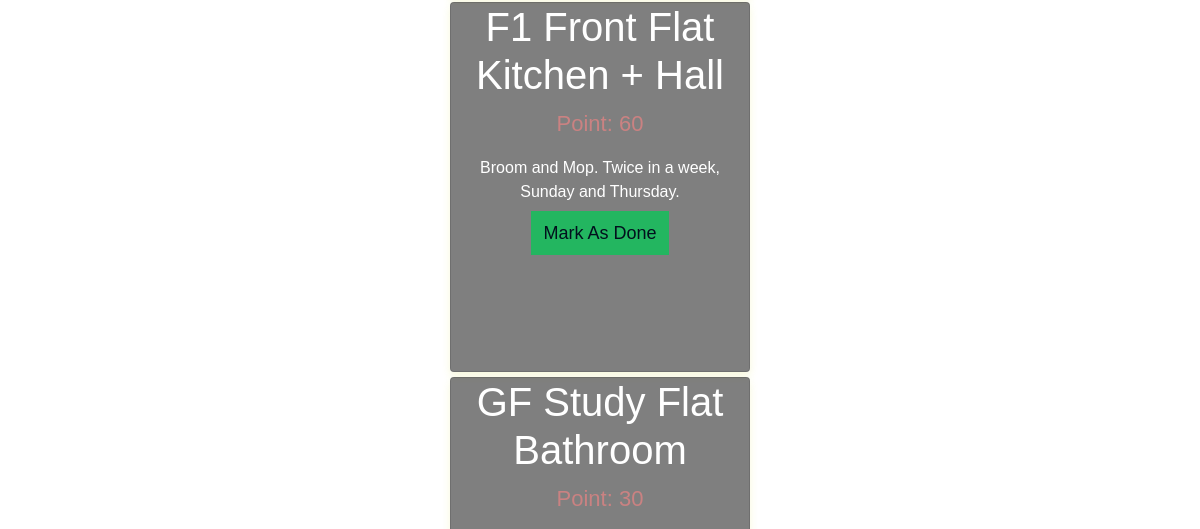
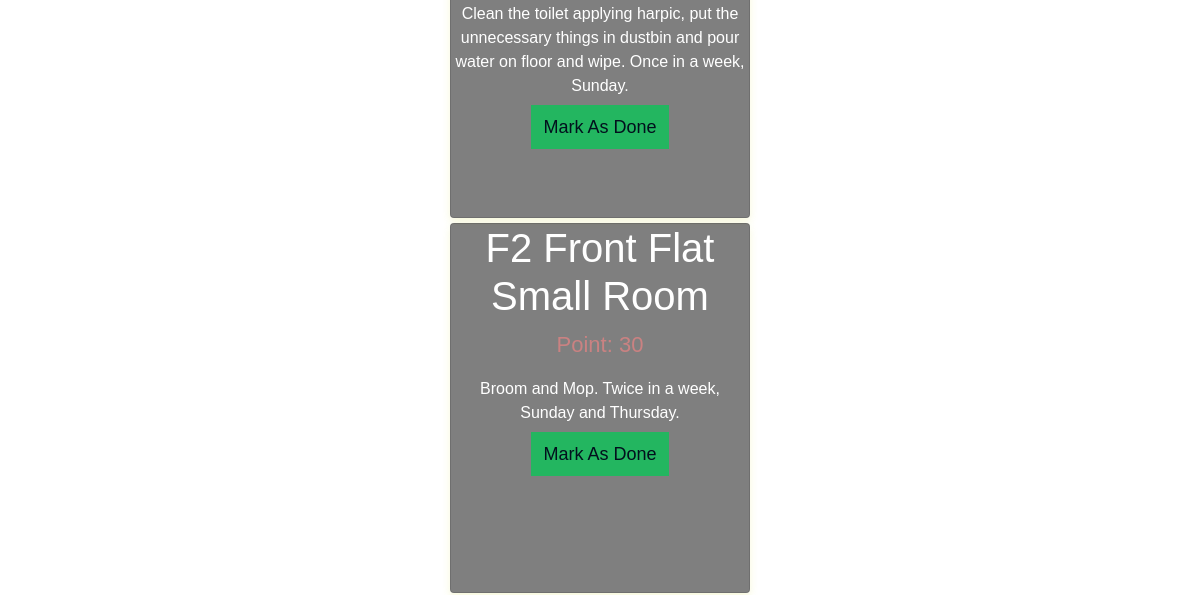
/user/4/services/ (middle part), run on an earlier commit of the app's database (2 pictures, top to bottom).
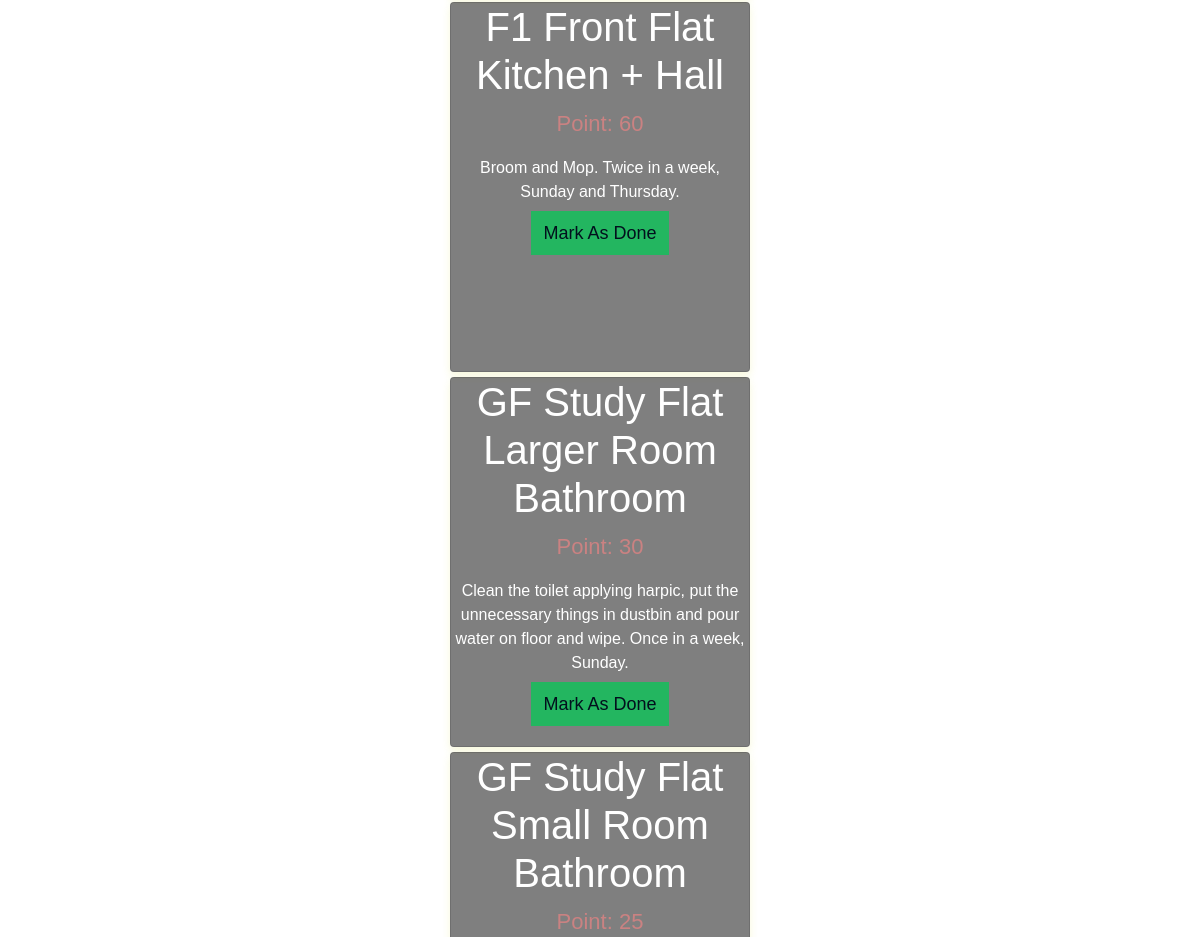
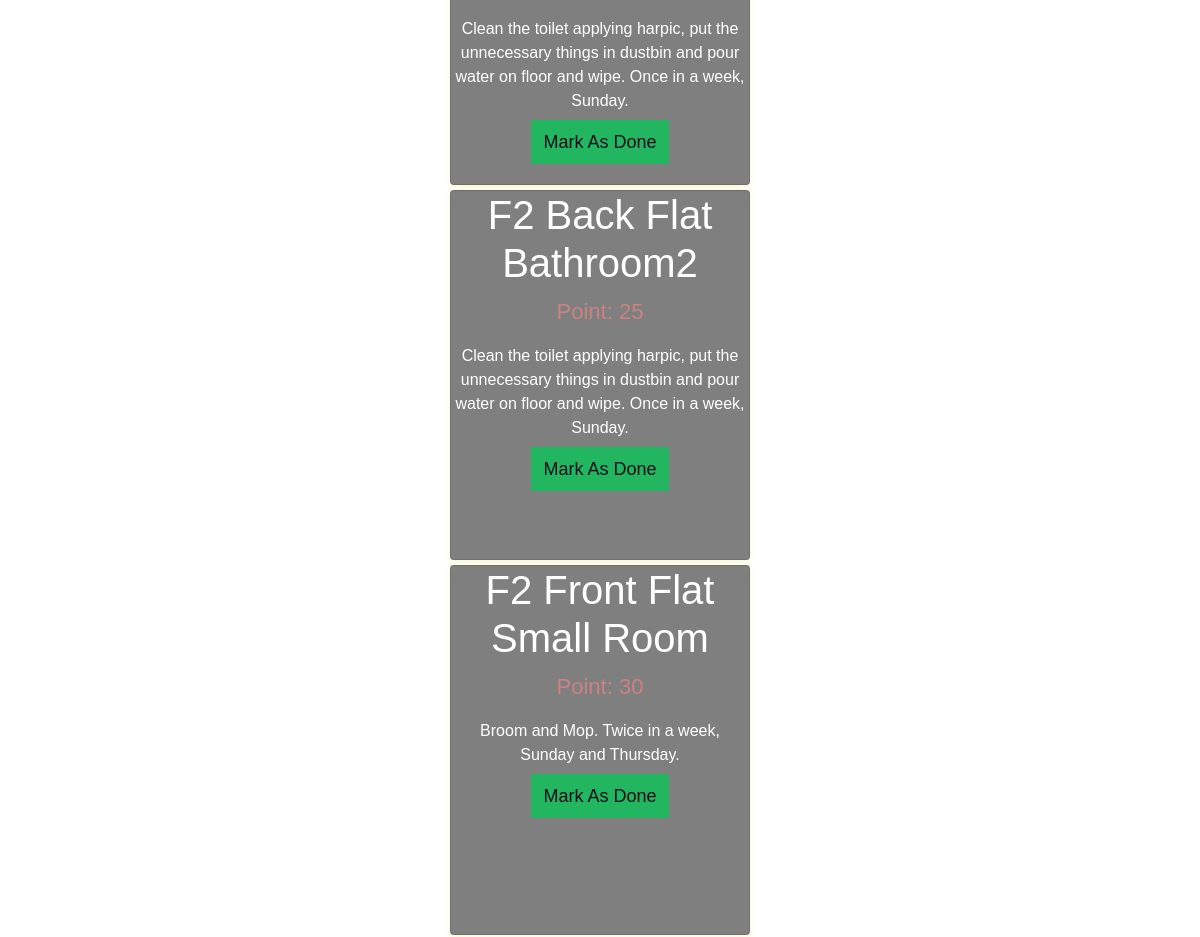
And on a later commit of the database (2 pictures, top to bottom).
### clean/models.py (models this page shows, shortened)
class Service(models.Model):
    name = models.CharField(max_length=100)
    description = models.CharField(max_length=500,default='hare krishna')
    point = models.IntegerField(default=0)
    deadline = models.DateTimeField()
    devotee = models.ForeignKey(Devotee,on_delete=models.CASCADE,related_name='services',null=True)
    taken = models.BooleanField(default = False)
    done = models.BooleanField(default=False)

### clean/views.py (the view)
# urls.py: path("user/<int:user_pk>/services/", views.dev_services, name="dev_services"),
def dev_services(request,user_pk):
    user = get_object_or_404(User,pk=user_pk)
    services = user.devotee.services.all().order_by('deadline')
    return render(request,'clean/dev_services.html',{'user':user, 'services':services})

### templates/clean/dev_services.html (shortened to what this page needs)
{% extends "clean/layout.html" %}
{% block body %}
  {% for service in services %}
    <div class="card">
      <h1>{{service.name}}</h1>
      <p class="price">Point: {{service.point}}</p>
      <p>{{service.description}}</p>
      <p>
        {% if service.done %}
        <a disabled="disabled" >Done</a>
        {% else %}
        <a href="{% url 'clean:dev_service_mark_as_done' user_pk=user.pk service_pk=service.pk %}">Mark As Done</a>
        {% endif %}
      </p>
    </div>
  {% endfor %}
{% endblock %}

What changed in the data, as far as the page shows it:
changed Service: name "GF Study Flat Bathroom" → "GF Study Flat Larger Room Bathroom"
added Service: name "GF Study Flat Small Room Bathroom", point "25", description "Clean the toilet applying harpic, put the unnecessary things in dustbin and pour water on floor and wipe. Once in a week, Sunday.", done "Mark As Done"
added Service: name "F2 Back Flat Bathroom2", point "25", description "Clean the toilet applying harpic, put the unnecessary things in dustbin and pour water on floor and wipe. Once in a week, Sunday.", done "Mark As Done"
